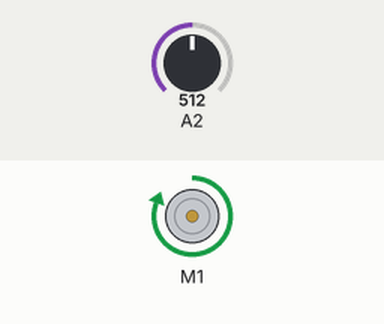
Simulated run of this sketch. Board: Arduino Uno, built with avr-gcc and run on an emulated ATmega328P. On the bench: DC motor (green arrow = forward, orange = backward, longer = faster). Inputs (shaded band) come from the test bench; at power-on: A2 = 512. What the sketch prints to the serial monitor is not drawn.

Above: at 0.1 s.
Timing chart, 0 to 1.6 s (numbered marks = the images above):
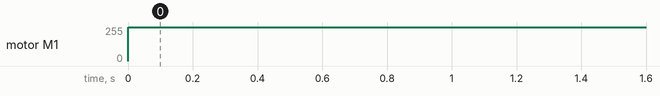

Measured:
- by itself, motor M1: stopped → forward 255/255 at 0.00 s

The sketch:

move_atuador_leme.ino
```cpp
                                                                                                                                                                                                                                                                                                                                                                                                           #include "DualVNH5019MotorShield.h" //drive motor
DualVNH5019MotorShield md;

//640
//80

void setup() {
  md.init();
  Serial.begin(9600);
}

void loop() {

  /*for (int i = 0; i >= -200; i--)
  {
    md.setM1Speed(i);
    //stopIfFault();
    int pot_r = analogRead(A3);
    Serial.println(pot_r);
    delay(10);
  }
  delay(1000);
  for (int i = -200; i <= 200; i++)
  {
    md.setM1Speed(i);
    int pot_r = analogRead(A3);
    Serial.println(pot_r);
    delay(10);
  }
  delay(1000);*/

  md.setM1Speed(400);
  //delay(2000);
  //md.setM1Speed(0);
  //delay(500);
  //md.setM1Speed(200);
  //delay(2000);
  int pot_r = analogRead(A2);
  Serial.println(pot_r);
  //delay(4000);
  //md.setM1Speed(0);
  //delay(500);
  //md.setM1Speed(400);
  //delay(4000);
  //md.setM1Speed(0);
  //delay(500);
}
```
